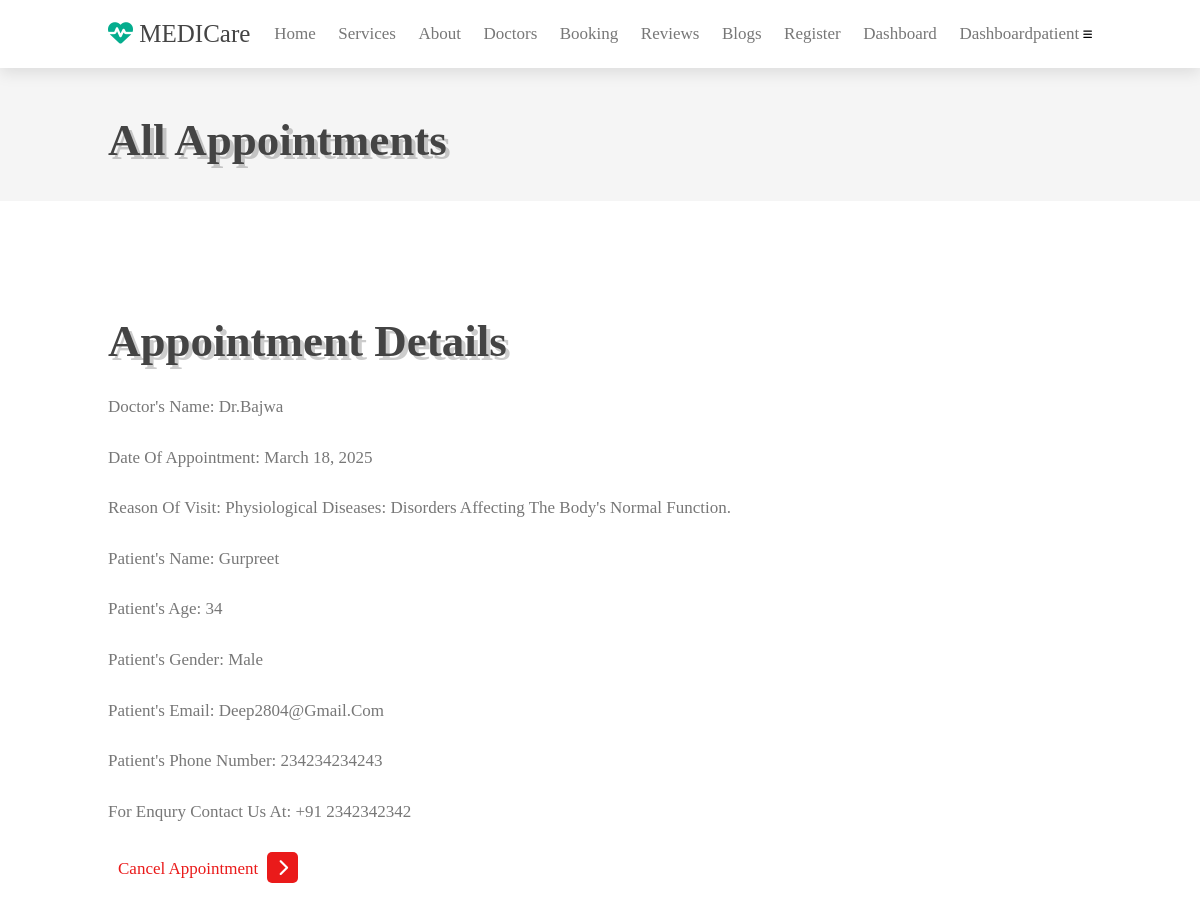
Screenshot of /Appointments (signed in) with the database file from the repository.
### patient/models.py (models this page shows, shortened)
class Appointment(models.Model):
    docId = models.ForeignKey(Doctor, on_delete=models.CASCADE)
    userId = models.ForeignKey(User, on_delete=models.CASCADE)
    date = models.DateField()
    reason = models.TextField(max_length=550)
    age = models.IntegerField()
    name = models.TextField()
    gender = models.TextField()
    email = models.EmailField(max_length=254)
    phone_number = models.CharField(max_length=15)

### patient/views.py (the view)
# urls.py: path("Appointments", views.Appointments),
def Appointments(request):
    Doctors = Doctor.objects.filter(userId = request.user.id)
    if len(Doctors)> 0:
        all_appointments = Appointment.objects.filter(docId=Doctors[0])
    else:
        all_appointments = Appointment.objects.filter(userId = request.user.id)
    context = {
        "appointments" : []
    }
    for appointment in all_appointments:
        temp = {
            "doctor_name" : f"{appointment.docId.userId.username}",
            "date": appointment.date,
            "reason": appointment.reason,
            "patient_name": appointment.name,
            "patient_age" : appointment.age,
            "patient_gender" : appointment.gender,
            "patient_email" : appointment.email,
            "patient_phone" : appointment.phone_number
        }
        context['appointments'].append(temp)
    print(context)
    return render(request, 'Appointments.html', context)

### patient/templates/Appointments.html (shortened to what this page needs)
<!DOCTYPE html>
{% load static %}
<html lang="en">
<head>
    <link rel="stylesheet" href="https://cdnjs.cloudflare.com/ajax/libs/font-awesome/6.7.2/css/all.min.css">
    <link rel="stylesheet" href="{% static 'patient\Appointments.css' %}">
</head>
<body>
    <header class="header">
        <a href="#" class="logo"> <i class="fas fa-heartbeat"></i> MEDICare </a>
        <nav class="navbar">
            <a href="#home">home</a>
            <a href="#services">services</a>
            <a href="#about">about</a>
            <a href="#doctors">doctors</a>
            <a href="#booking">booking</a>
            <a href="#reviews">reviews</a>
            <a href="#blogs">blogs</a>
            <a href="register">register</a>
            <a href="dashboard">dashboard</a>
            <a href="dashboardpatient">dashboardpatient</a>
        </nav>
        <div id="menu-btn" class="fas fa-bars"></div>
    </header>
     <section class="home" id="home">
        <div class="content">
            <h1>All Appointments</h1>
        </div>
    </section>
    {% for appointment in appointments %}
    <section class="home" id="home">
            <div class="content">
                <h1>Appointment Details</h1>
                <p>Doctor's Name: {{ appointment.doctor_name }}</p>
                <p>Date of Appointment: {{ appointment.date }}</p>
                <p>Reason of visit: {{ appointment.reason }}</p>
                <p>Patient's name: {{ appointment.patient_name }}</p>
                <p>Patient's Age: {{ appointment.patient_age }}</p>
                <p>Patient's Gender: {{ appointment.patient_gender }}</p>
                <p>Patient's Email: {{ appointment.patient_email }}</p>
                <p>Patient's Phone Number: {{ appointment.patient_phone }}</p>
                <p>For enqury contact us at: +91 2342342342</p>
                <a href="#" class="btn"> Cancel Appointment <span class="fas fa-chevron-right"></span></a>
            </div>
        </section>
        {% endfor %}
</body>
</html>

### patient/static/patient/Appointments.css (style rules this page uses)
:root { --green:rgb(4, 173, 142); --red: rgb(234, 26, 26); --red-shadow: rgb(234, 26, 26); --black:#444; --light-color:#777; --box-shadow:.5rem .5rem 0 rgba(22, 160, 133, .2); --text-shadow:.4rem .4rem 0 rgba(0, 0, 0, .2); --border:.2rem solid var(--green ); }
* { font-family: 'Poppins' sans-serif; margin: 0; padding: 0; box-sizing: border-box; outline: none; border: none; text-transform: capitalize; transition: all .2s ease-out; text-decoration: none; }
html { font-size: 62.5%; overflow-x: hidden; scroll-padding-top: 7rem; scroll-behavior: smooth; }
section { padding: 2rem 9%; }
section:nth-child(even) { background: #f5f5f5; }
.btn { display: inline-block; margin-top: 1rem; padding: .5rem; padding-left: 1rem; border:var(--red); border-radius: .5rem; box-shadow: var(--red-shadow); color: var(--red); cursor: pointer; font-size: 1.7rem; background: #fff; }
.btn span { padding:.7rem 1rem; border-radius: .5rem; background: var(--red); color: #fff; margin-left: .5rem; }
.header { padding: 2rem 9%; position: fixed; top: 0; left: 0; right: 0; z-index: 1000; box-shadow: 0 .5rem 1.5rem rgba(0, 0, 0, .1); display: flex; align-items: center; justify-content: space-between; background: #fff; }
.header .logo { font-size: 2.5rem; color: var(--black); }
.header .logo i { color: var(--green); }
.header .navbar a { font-size: 1.7rem; color: var(--light-color); margin-left: 2rem; }
.home { display: flex; align-items: center; flex-wrap: wrap; gap: 1.5rem; padding-top: 10rem; }
.home .content { flex: 1 1 45rem; }
.home .content h1 { font-size: 4.5rem; color:var(--black); line-height: 1.8; text-shadow: var(--text-shadow); }
.home .content p { font-size: 1.7rem; color:var(--light-color); line-height: 1.8; padding: 1rem 0; }

### rows the page displays
Appointment: date "March 18, 2025", reason "Physiological Diseases: Disorders Affecting The Body's Normal Function.", patient_name "Gurpreet", patient_gender "Male", patient_email "Deep2804@gmail.com", patient_phone "234234234243"

### other values shown
{{ appointment.doctor_name }} "Dr.bajwa"
{{ appointment.patient_age }} "34"
